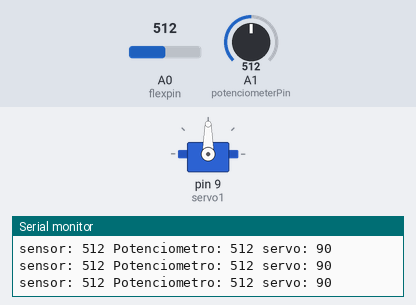
Bench run of a sketch on a simulated Arduino Uno, built with avr-gcc and run on an emulated ATmega328P. Parts: servo, the last lines printed to the serial monitor. Inputs (shaded band) come from the test bench; at power-on: A1 (potenciometerPin) = 512, A0 (flexpin) = 512.

Above: at 1.2 s.
1.3 s: A1 (potenciometerPin) set to 109
At 2.5 s:
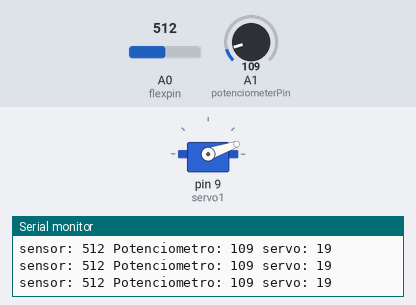
2.8 s: A1 (potenciometerPin) set to 94
At 3.1 s:
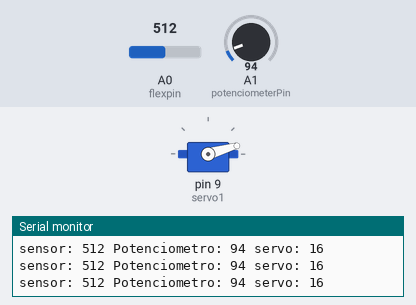
5.8 s: A1 (potenciometerPin) set to 122
At 6.1 s:
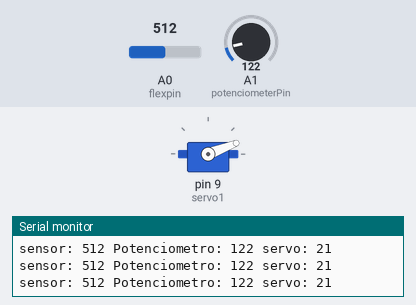
7.3 s: A1 (potenciometerPin) set to 306
At 8.3 s:
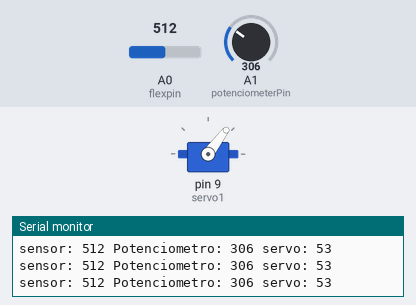
8.8 s: A1 (potenciometerPin) set to 560
At 10.1 s:
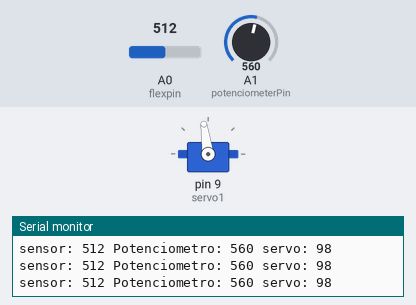
11.8 s: A1 (potenciometerPin) set to 577
At 12.9 s:
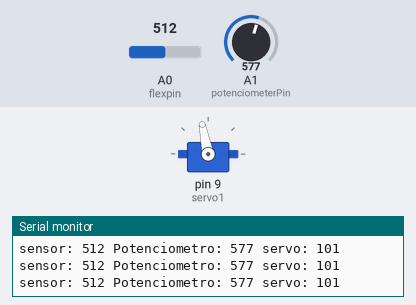
Timing chart, 0 to 14.3 s (numbered marks = the images above; inputs shaded):
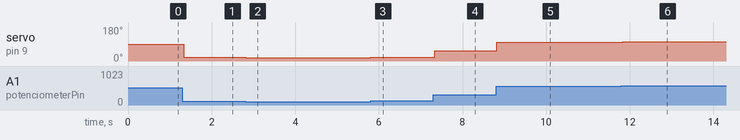

Measured:
- after the input at 1.3 s, servo on pin 9 (servo1): 90° → 19° at once
- after the input at 2.8 s, servo on pin 9 (servo1): 19° → 16° at once
- after the input at 5.8 s, servo on pin 9 (servo1): 16° → 21° at once
- after the input at 7.3 s, servo on pin 9 (servo1): 21° → 53° at once
- after the input at 8.8 s, servo on pin 9 (servo1): 53° → 98° at once
- after the input at 11.8 s, servo on pin 9 (servo1): 98° → 101° at once

The sketch:

Flex_sensor_casero.ino
```cpp
#include <Servo.h>

Servo servo1;
const int flexpin = 0;
const int potenciometerPin = 1;

void setup()
{
  Serial.begin(9600);
  servo1.attach(9);
}


void loop()
{
  int flexposition;
  int servoposition;
  flexposition = analogRead(flexpin);
  servoposition = map(flexposition, 1000, 1024, 0, 180);

  int potenciometer;
  int servoPosPoten;
  potenciometer = analogRead(potenciometerPin);
  servoPosPoten = map(potenciometer,0,1023,0,180);

  servoposition = constrain(servoPosPoten, 0, 180); // primer parametro es para la entrada( del potenciometro o del sensor flex) ni idea para que esta si hace lo mismo con el valor directo al write
  servo1.write(servoposition);//servoposition
  Serial.print("sensor: ");
  Serial.print(flexposition);
  Serial.print(" Potenciometro: ");
  Serial.print(potenciometer);
  Serial.print(" servo: ");
  Serial.println(servoposition);
  //delay(0);
}
```
